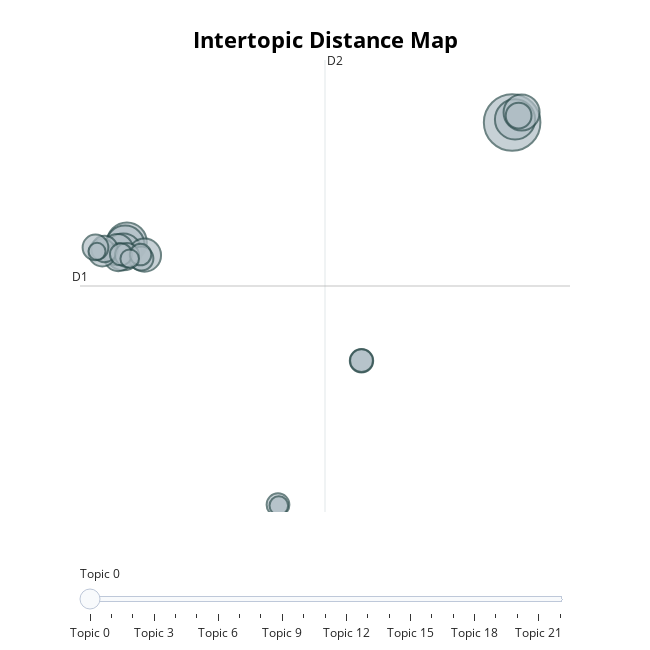

Notebook source saved alongside this figure:
### Code cell
from bertopic import BERTopic


# # Fit BERTopic model using precomputed embeddings
# topic_model = BERTopic(verbose=False)
# topics, probabilities = topic_model.fit_transform(documents, embeddings=embeddings)

# 3) Re‑fit BERTopic
topic_model = BERTopic(vectorizer_model=vectorizer_model, verbose=False)
topics, probs = topic_model.fit_transform(documents, embeddings=embeddings)

# 4) Inspect cleaner topics
for tid in sorted(set(topics) - {-1}):
    words = [w for w, _ in topic_model.get_topic(tid)[:5]]
    print(f"Topic {tid}: {', '.join(words)}")

# Get a summary of the discovered topics
topics_info = topic_model.get_topic_info()
# Filter out the outlier topic (if any, labeled -1 by BERTopic for documents that don't fit well)
topics_info = topics_info[topics_info.Topic != -1].reset_index(drop=True)
print(f"BERTopic discovered {topics_info.shape[0]} topics (excluding outliers).")
print(topics_info[['Topic', 'Count', 'Name']].head())

# Display top words for each topic
for topic_id in sorted(topics_info['Topic']):
    words_weights = topic_model.get_topic(topic_id)  # list of (word, c-TF-IDF score)
    top_words = [word for word, _ in words_weights[:5]]
    print(f"Topic {topic_id}: {', '.join(top_words)}")

# Generate an interactive visualization of the topics

n_topics = topics_info.shape[0]
fig = topic_model.visualize_topics(top_n_topics=n_topics-1)
fig.show()

### Figure 1 — Plotly figure (JSON) as saved in the notebook; plotly's stock layout.template omitted (floating-point values rounded to 4 significant figures)
{"data": [{"customdata": [[0, "anxiety | social | social anxiety | people | class", 111], [1, "friends | people | like | college | friend", 56], [2, "dorm | room | roommate | roommates | living", 55], [3, "like | time | feel | know | really", 52], [4, "semester | college | academic | classes | health", 47], [5, "loneliness | lonely | people | find | feel", 45], [6, "would | business | classes | science | school", 38], [7, "professor | class | grade | exam | participation", 34], [8, "adhd | gpa | school | help | life", 27], [9, "advisor | phd | research | work | program", 26], [10, "writing | thesis | phd | reading | research", 24], [11, "one | people | fear | world | many", 23], [12, "friends | make | make friends | lonely | new", 23], [13, "loans | scholarship | 000 | year | scholarships", 20], [14, "amp | government | gpa | experience | major", 20], [15, "lonely | college | connections | get | people", 19], [16, "grad | isolation | grad school | isolated | school", 18], [17, "college | life | way | better | third", 18], [18, "years | lab | behavior | like | supervisor", 17], [19, "program | school | money | back | college", 16], [20, "grad | school | friends | grad school | op", 12], [21, "undergrad | grad | grad school | hard | school", 12], [22, "award | one person | moments | every | academia", 10]], "hovertemplate": "<b>Topic %{customdata[0]}</b><br>%{customdata[1]}<br>Size: %{customdata[2]}", "legendgroup": "", "marker": {"color": "#B0BEC5", "line": {"color": "DarkSlateGrey", "width": 2}, "size": [111, 56, 55, 52, 47, 45, 38, 34, 27, 26, 24, 23, 23, 20, 20, 19, 18, 18, 17, 16, 12, 12, 10], "sizemode": "area", "sizeref": 0.06938, "symbol": "circle"}, "mode": "markers", "name": "", "orientation": "v", "showlegend": false, "type": "scatter", "x": [26.67, 26.91, -6.123, -6.277, -6.427, 27.47, -4.624, -6.924, -6.857, -8.219, -8.03, -8.797, 27.22, -4.89, -6.118, 13.85, 6.738, 13.85, -6.625, -4.961, 6.808, -5.884, -8.668], "xaxis": "x", "y": [27.56, 27.81, 17.85, 17.64, 17.07, 28.37, 16.81, 17.26, 16.64, 17.01, 17.31, 17.43, 28.11, 16.53, 16.81, 8.258, -3.409, 8.257, 16.88, 16.86, -3.479, 16.52, 17.12], "yaxis": "y"}], "layout": {"annotations": [{"showarrow": false, "text": "D1", "x": -10.12, "y": 14.31, "yshift": 10}, {"showarrow": false, "text": "D2", "x": 10.74, "xshift": 10, "y": 32.62}], "height": 650, "hoverlabel": {"bgcolor": "white", "font": {"family": "Rockwell", "size": 16}}, "legend": {"itemsizing": "constant", "tracegroupgap": 0}, "margin": {"t": 60}, "shapes": [{"line": {"color": "#CFD8DC", "width": 2}, "type": "line", "x0": 10.74, "x1": 10.74, "y0": -4.001, "y1": 32.62}, {"line": {"color": "#9E9E9E", "width": 2}, "type": "line", "x0": -10.12, "x1": 31.59, "y0": 14.31, "y1": 14.31}], "sliders": [{"active": 0, "pad": {"t": 50}, "steps": [{"args": [{"marker.color": [["red", "#B0BEC5", "#B0BEC5", "#B0BEC5", "#B0BEC5", "#B0BEC5", "#B0BEC5", "#B0BEC5", "#B0BEC5", "#B0BEC5", "#B0BEC5", "#B0BEC5", "#B0BEC5", "#B0BEC5", "#B0BEC5", "#B0BEC5", "#B0BEC5", "#B0BEC5", "#B0BEC5", "#B0BEC5", "#B0BEC5", "#B0BEC5", "#B0BEC5"]]}], "label": "Topic 0", "method": "update"}, {"args": [{"marker.color": [["#B0BEC5", "red", "#B0BEC5", "#B0BEC5", "#B0BEC5", "#B0BEC5", "#B0BEC5", "#B0BEC5", "#B0BEC5", "#B0BEC5", "#B0BEC5", "#B0BEC5", "#B0BEC5", "#B0BEC5", "#B0BEC5", "#B0BEC5", "#B0BEC5", "#B0BEC5", "#B0BEC5", "#B0BEC5", "#B0BEC5", "#B0BEC5", "#B0BEC5"]]}], "label": "Topic 1", "method": "update"}, {"args": [{"marker.color": [["#B0BEC5", "#B0BEC5", "red", "#B0BEC5", "#B0BEC5", "#B0BEC5", "#B0BEC5", "#B0BEC5", "#B0BEC5", "#B0BEC5", "#B0BEC5", "#B0BEC5", "#B0BEC5", "#B0BEC5", "#B0BEC5", "#B0BEC5", "#B0BEC5", "#B0BEC5", "#B0BEC5", "#B0BEC5", "#B0BEC5", "#B0BEC5", "#B0BEC5"]]}], "label": "Topic 2", "method": "update"}, {"args": [{"marker.color": [["#B0BEC5", "#B0BEC5", "#B0BEC5", "red", "#B0BEC5", "#B0BEC5", "#B0BEC5", "#B0BEC5", "#B0BEC5", "#B0BEC5", "#B0BEC5", "#B0BEC5", "#B0BEC5", "#B0BEC5", "#B0BEC5", "#B0BEC5", "#B0BEC5", "#B0BEC5", "#B0BEC5", "#B0BEC5", "#B0BEC5", "#B0BEC5", "#B0BEC5"]]}], "label": "Topic 3", "method": "update"}, {"args": [{"marker.color": [["#B0BEC5", "#B0BEC5", "#B0BEC5", "#B0BEC5", "red", "#B0BEC5", "#B0BEC5", "#B0BEC5", "#B0BEC5", "#B0BEC5", "#B0BEC5", "#B0BEC5", "#B0BEC5", "#B0BEC5", "#B0BEC5", "#B0BEC5", "#B0BEC5", "#B0BEC5", "#B0BEC5", "#B0BEC5", "#B0BEC5", "#B0BEC5", "#B0BEC5"]]}], "label": "Topic 4", "method": "update"}, {"args": [{"marker.color": [["#B0BEC5", "#B0BEC5", "#B0BEC5", "#B0BEC5", "#B0BEC5", "red", "#B0BEC5", "#B0BEC5", "#B0BEC5", "#B0BEC5", "#B0BEC5", "#B0BEC5", "#B0BEC5", "#B0BEC5", "#B0BEC5", "#B0BEC5", "#B0BEC5", "#B0BEC5", "#B0BEC5", "#B0BEC5", "#B0BEC5", "#B0BEC5", "#B0BEC5"]]}], "label": "Topic 5", "method": "update"}, {"args": [{"marker.color": [["#B0BEC5", "#B0BEC5", "#B0BEC5", "#B0BEC5", "#B0BEC5", "#B0BEC5", "red", "#B0BEC5", "#B0BEC5", "#B0BEC5", "#B0BEC5", "#B0BEC5", "#B0BEC5", "#B0BEC5", "#B0BEC5", "#B0BEC5", "#B0BEC5", "#B0BEC5", "#B0BEC5", "#B0BEC5", "#B0BEC5", "#B0BEC5", "#B0BEC5"]]}], "label": "Topic 6", "method": "update"}, {"args": [{"marker.color": [["#B0BEC5", "#B0BEC5", "#B0BEC5", "#B0BEC5", "#B0BEC5", "#B0BEC5", "#B0BEC5", "red", "#B0BEC5", "#B0BEC5", "#B0BEC5", "#B0BEC5", "#B0BEC5", "#B0BEC5", "#B0BEC5", "#B0BEC5", "#B0BEC5", "#B0BEC5", "#B0BEC5", "#B0BEC5", "#B0BEC5", "#B0BEC5", "#B0BEC5"]]}], "label": "Topic 7", "method": "update"}, {"args": [{"marker.color": [["#B0BEC5", "#B0BEC5", "#B0BEC5", "#B0BEC5", "#B0BEC5", "#B0BEC5", "#B0BEC5", "#B0BEC5", "red", "#B0BEC5", "#B0BEC5", "#B0BEC5", "#B0BEC5", "#B0BEC5", "#B0BEC5", "#B0BEC5", "#B0BEC5", "#B0BEC5", "#B0BEC5", "#B0BEC5", "#B0BEC5", "#B0BEC5", "#B0BEC5"]]}], "label": "Topic 8", "method": "update"}, {"args": [{"marker.color": [["#B0BEC5", "#B0BEC5", "#B0BEC5", "#B0BEC5", "#B0BEC5", "#B0BEC5", "#B0BEC5", "#B0BEC5", "#B0BEC5", "red", "#B0BEC5", "#B0BEC5", "#B0BEC5", "#B0BEC5", "#B0BEC5", "#B0BEC5", "#B0BEC5", "#B0BEC5", "#B0BEC5", "#B0BEC5", "#B0BEC5", "#B0BEC5", "#B0BEC5"]]}], "label": "Topic 9", "method": "update"}, {"args": [{"marker.color": [["#B0BEC5", "#B0BEC5", "#B0BEC5", "#B0BEC5", "#B0BEC5", "#B0BEC5", "#B0BEC5", "#B0BEC5", "#B0BEC5", "#B0BEC5", "red", "#B0BEC5", "#B0BEC5", "#B0BEC5", "#B0BEC5", "#B0BEC5", "#B0BEC5", "#B0BEC5", "#B0BEC5", "#B0BEC5", "#B0BEC5", "#B0BEC5", "#B0BEC5"]]}], "label": "Topic 10", "method": "update"}, {"args": [{"marker.color": [["#B0BEC5", "#B0BEC5", "#B0BEC5", "#B0BEC5", "#B0BEC5", "#B0BEC5", "#B0BEC5", "#B0BEC5", "#B0BEC5", "#B0BEC5", "#B0BEC5", "red", "#B0BEC5", "#B0BEC5", "#B0BEC5", "#B0BEC5", "#B0BEC5", "#B0BEC5", "#B0BEC5", "#B0BEC5", "#B0BEC5", "#B0BEC5", "#B0BEC5"]]}], "label": "Topic 11", "method": "update"}, {"args": [{"marker.color": [["#B0BEC5", "#B0BEC5", "#B0BEC5", "#B0BEC5", "#B0BEC5", "#B0BEC5", "#B0BEC5", "#B0BEC5", "#B0BEC5", "#B0BEC5", "#B0BEC5", "#B0BEC5", "red", "#B0BEC5", "#B0BEC5", "#B0BEC5", "#B0BEC5", "#B0BEC5", "#B0BEC5", "#B0BEC5", "#B0BEC5", "#B0BEC5", "#B0BEC5"]]}], "label": "Topic 12", "method": "update"}, {"args": [{"marker.color": [["#B0BEC5", "#B0BEC5", "#B0BEC5", "#B0BEC5", "#B0BEC5", "#B0BEC5", "#B0BEC5", "#B0BEC5", "#B0BEC5", "#B0BEC5", "#B0BEC5", "#B0BEC5", "#B0BEC5", "red", "#B0BEC5", "#B0BEC5", "#B0BEC5", "#B0BEC5", "#B0BEC5", "#B0BEC5", "#B0BEC5", "#B0BEC5", "#B0BEC5"]]}], "label": "Topic 13", "method": "update"}, {"args": [{"marker.color": [["#B0BEC5", "#B0BEC5", "#B0BEC5", "#B0BEC5", "#B0BEC5", "#B0BEC5", "#B0BEC5", "#B0BEC5", "#B0BEC5", "#B0BEC5", "#B0BEC5", "#B0BEC5", "#B0BEC5", "#B0BEC5", "red", "#B0BEC5", "#B0BEC5", "#B0BEC5", "#B0BEC5", "#B0BEC5", "#B0BEC5", "#B0BEC5", "#B0BEC5"]]}], "label": "Topic 14", "method": "update"}, {"args": [{"marker.color": [["#B0BEC5", "#B0BEC5", "#B0BEC5", "#B0BEC5", "#B0BEC5", "#B0BEC5", "#B0BEC5", "#B0BEC5", "#B0BEC5", "#B0BEC5", "#B0BEC5", "#B0BEC5", "#B0BEC5", "#B0BEC5", "#B0BEC5", "red", "#B0BEC5", "#B0BEC5", "#B0BEC5", "#B0BEC5", "#B0BEC5", "#B0BEC5", "#B0BEC5"]]}], "label": "Topic 15", "method": "update"}, {"args": [{"marker.color": [["#B0BEC5", "#B0BEC5", "#B0BEC5", "#B0BEC5", "#B0BEC5", "#B0BEC5", "#B0BEC5", "#B0BEC5", "#B0BEC5", "#B0BEC5", "#B0BEC5", "#B0BEC5", "#B0BEC5", "#B0BEC5", "#B0BEC5", "#B0BEC5", "red", "#B0BEC5", "#B0BEC5", "#B0BEC5", "#B0BEC5", "#B0BEC5", "#B0BEC5"]]}], "label": "Topic 16", "method": "update"}, {"args": [{"marker.color": [["#B0BEC5", "#B0BEC5", "#B0BEC5", "#B0BEC5", "#B0BEC5", "#B0BEC5", "#B0BEC5", "#B0BEC5", "#B0BEC5", "#B0BEC5", "#B0BEC5", "#B0BEC5", "#B0BEC5", "#B0BEC5", "#B0BEC5", "#B0BEC5", "#B0BEC5", "red", "#B0BEC5", "#B0BEC5", "#B0BEC5", "#B0BEC5", "#B0BEC5"]]}], "label": "Topic 17", "method": "update"}, {"args": [{"marker.color": [["#B0BEC5", "#B0BEC5", "#B0BEC5", "#B0BEC5", "#B0BEC5", "#B0BEC5", "#B0BEC5", "#B0BEC5", "#B0BEC5", "#B0BEC5", "#B0BEC5", "#B0BEC5", "#B0BEC5", "#B0BEC5", "#B0BEC5", "#B0BEC5", "#B0BEC5", "#B0BEC5", "red", "#B0BEC5", "#B0BEC5", "#B0BEC5", "#B0BEC5"]]}], "label": "Topic 18", "method": "update"}, {"args": [{"marker.color": [["#B0BEC5", "#B0BEC5", "#B0BEC5", "#B0BEC5", "#B0BEC5", "#B0BEC5", "#B0BEC5", "#B0BEC5", "#B0BEC5", "#B0BEC5", "#B0BEC5", "#B0BEC5", "#B0BEC5", "#B0BEC5", "#B0BEC5", "#B0BEC5", "#B0BEC5", "#B0BEC5", "#B0BEC5", "red", "#B0BEC5", "#B0BEC5", "#B0BEC5"]]}], "label": "Topic 19", "method": "update"}, {"args": [{"marker.color": [["#B0BEC5", "#B0BEC5", "#B0BEC5", "#B0BEC5", "#B0BEC5", "#B0BEC5", "#B0BEC5", "#B0BEC5", "#B0BEC5", "#B0BEC5", "#B0BEC5", "#B0BEC5", "#B0BEC5", "#B0BEC5", "#B0BEC5", "#B0BEC5", "#B0BEC5", "#B0BEC5", "#B0BEC5", "#B0BEC5", "red", "#B0BEC5", "#B0BEC5"]]}], "label": "Topic 20", "method": "update"}, {"args": [{"marker.color": [["#B0BEC5", "#B0BEC5", "#B0BEC5", "#B0BEC5", "#B0BEC5", "#B0BEC5", "#B0BEC5", "#B0BEC5", "#B0BEC5", "#B0BEC5", "#B0BEC5", "#B0BEC5", "#B0BEC5", "#B0BEC5", "#B0BEC5", "#B0BEC5", "#B0BEC5", "#B0BEC5", "#B0BEC5", "#B0BEC5", "#B0BEC5", "red", "#B0BEC5"]]}], "label": "Topic 21", "method": "update"}, {"args": [{"marker.color": [["#B0BEC5", "#B0BEC5", "#B0BEC5", "#B0BEC5", "#B0BEC5", "#B0BEC5", "#B0BEC5", "#B0BEC5", "#B0BEC5", "#B0BEC5", "#B0BEC5", "#B0BEC5", "#B0BEC5", "#B0BEC5", "#B0BEC5", "#B0BEC5", "#B0BEC5", "#B0BEC5", "#B0BEC5", "#B0BEC5", "#B0BEC5", "#B0BEC5", "red"]]}], "label": "Topic 22", "method": "update"}]}], "title": {"font": {"color": "Black", "size": 22}, "text": "<b>Intertopic Distance Map</b>", "x": 0.5, "xanchor": "center", "y": 0.95, "yanchor": "top"}, "width": 650, "xaxis": {"anchor": "y", "domain": [0, 1], "range": [-10.12, 31.59], "title": {"text": ""}, "visible": false}, "yaxis": {"anchor": "x", "domain": [0, 1], "range": [-4.001, 32.62], "title": {"text": ""}, "visible": false}}}
